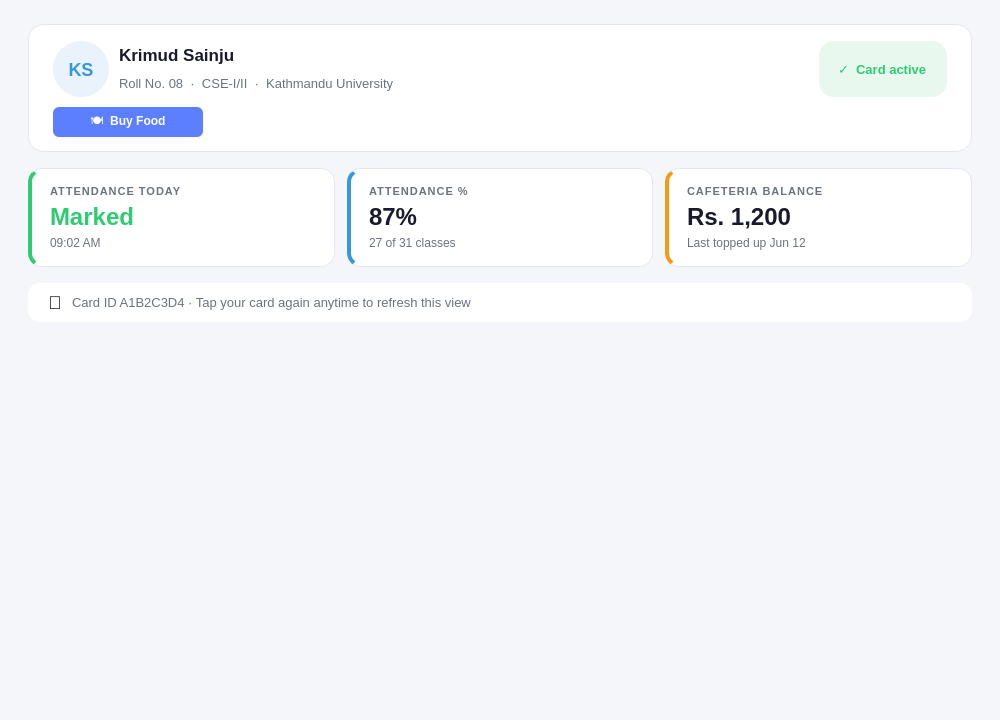
<?xml version="1.0" encoding="UTF-8"?>
<ui version="4.0">
 <class>StudentDashboardPage</class>
 <widget class="QWidget" name="StudentDashboardPage">
  <property name="geometry">
   <rect>
    <x>0</x>
    <y>0</y>
    <width>1000</width>
    <height>720</height>
   </rect>
  </property>
  <property name="windowTitle">
   <string>StudentDashboardPage</string>
  </property>
  <property name="styleSheet">
   <string notr="true">QWidget#StudentDashboardPage { background-color: #F5F6FA; }</string>
  </property>
  <layout class="QVBoxLayout" name="rootLayout">
   <property name="spacing">
    <number>16</number>
   </property>
   <property name="leftMargin">
    <number>28</number>
   </property>
   <property name="topMargin">
    <number>24</number>
   </property>
   <property name="rightMargin">
    <number>28</number>
   </property>
   <property name="bottomMargin">
    <number>24</number>
   </property>
   <item>
    <widget class="QStackedWidget" name="stackedWidget">
     <property name="currentIndex">
      <number>0</number>
     </property>
     <!-- ======== INFO PAGE (index 0) ======== -->
     <widget class="QWidget" name="infoPage">
      <layout class="QVBoxLayout" name="infoLayout">
       <property name="spacing">
        <number>16</number>
       </property>
       <property name="leftMargin">
        <number>0</number>
       </property>
       <property name="topMargin">
        <number>0</number>
       </property>
       <property name="rightMargin">
        <number>0</number>
       </property>
       <property name="bottomMargin">
        <number>0</number>
       </property>
       <item>
        <widget class="QFrame" name="profileCard">
         <property name="styleSheet">
          <string notr="true">QFrame#profileCard { background-color:#FFFFFF; border:1px solid #E5E7F0; border-radius:16px; }</string>
         </property>
         <layout class="QVBoxLayout" name="profileLayout">
          <property name="spacing">
           <number>10</number>
          </property>
          <property name="leftMargin">
           <number>24</number>
          </property>
          <property name="topMargin">
           <number>16</number>
          </property>
          <property name="rightMargin">
           <number>24</number>
          </property>
          <property name="bottomMargin">
           <number>14</number>
          </property>
          <item>
           <layout class="QHBoxLayout" name="profileTopRow">
            <item>
             <widget class="QLabel" name="labelAvatar">
              <property name="minimumSize">
               <size>
                <width>56</width>
                <height>56</height>
               </size>
              </property>
              <property name="maximumSize">
               <size>
                <width>56</width>
                <height>56</height>
               </size>
              </property>
              <property name="styleSheet">
               <string notr="true">background-color:#EAF3FC; color:#3498DB; border-radius:28px; font-size:18px; font-weight:600;</string>
              </property>
              <property name="text">
               <string>KS</string>
              </property>
              <property name="alignment">
               <set>Qt::AlignmentFlag::AlignCenter</set>
              </property>
             </widget>
            </item>
            <item>
             <layout class="QVBoxLayout" name="nameCol">
              <property name="spacing">
               <number>2</number>
              </property>
              <item>
               <widget class="QLabel" name="labelStudentName">
                <property name="styleSheet">
                 <string notr="true">color:#1A1A2E; font-size:17px; font-weight:600; background:transparent; border:none;</string>
                </property>
                <property name="text">
                 <string>Krimud Sainju</string>
                </property>
               </widget>
              </item>
              <item>
               <widget class="QLabel" name="labelStudentMeta">
                <property name="styleSheet">
                 <string notr="true">color:#6B7280; font-size:13px; background:transparent; border:none;</string>
                </property>
                <property name="text">
                 <string>Roll No. 08  ·  CSE-I/II  ·  Kathmandu University</string>
                </property>
               </widget>
              </item>
             </layout>
            </item>
            <item>
             <spacer name="profileSpacer">
              <property name="orientation">
               <enum>Qt::Orientation::Horizontal</enum>
              </property>
              <property name="sizeHint" stdset="0">
               <size>
                <width>40</width>
                <height>20</height>
               </size>
              </property>
             </spacer>
            </item>
            <item>
             <widget class="QLabel" name="labelCardStatus">
              <property name="styleSheet">
               <string notr="true">background-color:#E8F8EF; color:#2ECC71; border-radius:15px; padding:0 16px; font-size:13px; font-weight:600;</string>
              </property>
              <property name="text">
               <string>✓  Card active</string>
              </property>
             </widget>
            </item>
           </layout>
          </item>
          <item>
           <widget class="QPushButton" name="btnBuyFood">
            <property name="text">
             <string>🍽  Buy Food</string>
            </property>
            <property name="styleSheet">
             <string notr="true">QPushButton { background-color: #5B7FFF; color: white; border: none; border-radius: 6px; padding: 6px 12px; font-size: 12px; font-weight: 500; } QPushButton:hover { background-color: #4A6BE0; }</string>
            </property>
            <property name="cursor">
             <cursorShape>PointingHandCursor</cursorShape>
            </property>
            <property name="maximumSize">
             <size>
              <width>150</width>
              <height>30</height>
             </size>
            </property>
           </widget>
          </item>
         </layout>
        </widget>
       </item>
       <item>
        <layout class="QHBoxLayout" name="statRow">
         <property name="spacing">
          <number>12</number>
         </property>
         <item>
          <widget class="QFrame" name="statCardAttendanceToday">
           <property name="styleSheet">
            <string notr="true">QFrame#statCardAttendanceToday{background-color:#FFFFFF;border:1px solid #E5E7F0;border-radius:14px;border-left:4px solid #2ECC71;}</string>
           </property>
           <layout class="QVBoxLayout" name="sc1Layout">
            <property name="spacing">
             <number>5</number>
            </property>
            <property name="leftMargin">
             <number>18</number>
            </property>
            <property name="topMargin">
             <number>16</number>
            </property>
            <property name="rightMargin">
             <number>18</number>
            </property>
            <property name="bottomMargin">
             <number>16</number>
            </property>
            <item>
             <widget class="QLabel" name="sc1Label">
              <property name="styleSheet">
               <string notr="true">color:#6B7280; font-size:11px; font-weight:600; letter-spacing:1px; background:transparent; border:none;</string>
              </property>
              <property name="text">
               <string>ATTENDANCE TODAY</string>
              </property>
             </widget>
            </item>
            <item>
             <widget class="QLabel" name="sc1Value">
              <property name="styleSheet">
               <string notr="true">color:#2ECC71; font-size:24px; font-weight:700; background:transparent; border:none;</string>
              </property>
              <property name="text">
               <string>Marked</string>
              </property>
             </widget>
            </item>
            <item>
             <widget class="QLabel" name="sc1Sub">
              <property name="styleSheet">
               <string notr="true">color:#6B7280; font-size:12px; background:transparent; border:none;</string>
              </property>
              <property name="text">
               <string>09:02 AM</string>
              </property>
             </widget>
            </item>
           </layout>
          </widget>
         </item>
         <item>
          <widget class="QFrame" name="statCardAttendancePct">
           <property name="styleSheet">
            <string notr="true">QFrame#statCardAttendancePct{background-color:#FFFFFF;border:1px solid #E5E7F0;border-radius:14px;border-left:4px solid #3498DB;}</string>
           </property>
           <layout class="QVBoxLayout" name="sc2Layout">
            <property name="spacing">
             <number>5</number>
            </property>
            <property name="leftMargin">
             <number>18</number>
            </property>
            <property name="topMargin">
             <number>16</number>
            </property>
            <property name="rightMargin">
             <number>18</number>
            </property>
            <property name="bottomMargin">
             <number>16</number>
            </property>
            <item>
             <widget class="QLabel" name="sc2Label">
              <property name="styleSheet">
               <string notr="true">color:#6B7280; font-size:11px; font-weight:600; letter-spacing:1px; background:transparent; border:none;</string>
              </property>
              <property name="text">
               <string>ATTENDANCE %</string>
              </property>
             </widget>
            </item>
            <item>
             <widget class="QLabel" name="sc2Value">
              <property name="styleSheet">
               <string notr="true">color:#1A1A2E; font-size:24px; font-weight:700; background:transparent; border:none;</string>
              </property>
              <property name="text">
               <string>87%</string>
              </property>
             </widget>
            </item>
            <item>
             <widget class="QLabel" name="sc2Sub">
              <property name="styleSheet">
               <string notr="true">color:#6B7280; font-size:12px; background:transparent; border:none;</string>
              </property>
              <property name="text">
               <string>27 of 31 classes</string>
              </property>
             </widget>
            </item>
           </layout>
          </widget>
         </item>
         <item>
          <widget class="QFrame" name="statCardBalance">
           <property name="styleSheet">
            <string notr="true">QFrame#statCardBalance{background-color:#FFFFFF;border:1px solid #E5E7F0;border-radius:14px;border-left:4px solid #F39C12;}</string>
           </property>
           <layout class="QVBoxLayout" name="sc3Layout">
            <property name="spacing">
             <number>5</number>
            </property>
            <property name="leftMargin">
             <number>18</number>
            </property>
            <property name="topMargin">
             <number>16</number>
            </property>
            <property name="rightMargin">
             <number>18</number>
            </property>
            <property name="bottomMargin">
             <number>16</number>
            </property>
            <item>
             <widget class="QLabel" name="sc3Label">
              <property name="styleSheet">
               <string notr="true">color:#6B7280; font-size:11px; font-weight:600; letter-spacing:1px; background:transparent; border:none;</string>
              </property>
              <property name="text">
               <string>CAFETERIA BALANCE</string>
              </property>
             </widget>
            </item>
            <item>
             <widget class="QLabel" name="sc3Value">
              <property name="styleSheet">
               <string notr="true">color:#1A1A2E; font-size:24px; font-weight:700; background:transparent; border:none;</string>
              </property>
              <property name="text">
               <string>Rs. 1,200</string>
              </property>
             </widget>
            </item>
            <item>
             <widget class="QLabel" name="sc3Sub">
              <property name="styleSheet">
               <string notr="true">color:#6B7280; font-size:12px; background:transparent; border:none;</string>
              </property>
              <property name="text">
               <string>Last topped up Jun 12</string>
              </property>
             </widget>
            </item>
           </layout>
          </widget>
         </item>
        </layout>
       </item>
       <item>
        <widget class="QFrame" name="footerBar">
         <property name="styleSheet">
          <string notr="true">QFrame#footerBar{background-color:#FFFFFF;border-radius:12px;}</string>
         </property>
         <layout class="QHBoxLayout" name="footerLayout">
          <property name="spacing">
           <number>10</number>
          </property>
          <property name="leftMargin">
           <number>20</number>
          </property>
          <property name="rightMargin">
           <number>20</number>
          </property>
          <item>
           <widget class="QLabel" name="labelFooterIcon">
            <property name="styleSheet">
             <string notr="true">font-size:18px; background:transparent; border:none;</string>
            </property>
            <property name="text">
             <string>📶</string>
            </property>
           </widget>
          </item>
          <item>
           <widget class="QLabel" name="labelFooterText">
            <property name="styleSheet">
             <string notr="true">color:#6B7280; font-size:13px; background:transparent; border:none;</string>
            </property>
            <property name="text">
             <string>Card ID A1B2C3D4 · Tap your card again anytime to refresh this view</string>
            </property>
           </widget>
          </item>
          <item>
           <spacer>
            <property name="orientation">
             <enum>Qt::Orientation::Horizontal</enum>
            </property>
            <property name="sizeHint" stdset="0">
             <size>
              <width>40</width>
              <height>20</height>
             </size>
            </property>
           </spacer>
          </item>
         </layout>
        </widget>
       </item>
       <item>
        <spacer name="bottomSpacer">
         <property name="orientation">
          <enum>Qt::Orientation::Vertical</enum>
         </property>
         <property name="sizeHint" stdset="0">
          <size>
           <width>20</width>
           <height>10</height>
          </size>
         </property>
        </spacer>
       </item>
      </layout>
     </widget>
     <!-- ======== FOOD PURCHASE PAGE (index 1) ======== -->
     <widget class="QWidget" name="foodPage">
      <layout class="QVBoxLayout" name="foodLayout">
       <property name="spacing">
        <number>16</number>
       </property>
       <property name="leftMargin">
        <number>0</number>
       </property>
       <property name="topMargin">
        <number>0</number>
       </property>
       <property name="rightMargin">
        <number>0</number>
       </property>
       <property name="bottomMargin">
        <number>0</number>
       </property>
       <item>
        <widget class="QFrame" name="foodCard">
         <property name="styleSheet">
          <string notr="true">QFrame#foodCard { background-color:#FFFFFF; border:1px solid #E5E7F0; border-radius:16px; }</string>
         </property>
         <layout class="QVBoxLayout" name="foodCardLayout">
          <property name="spacing">
           <number>16</number>
          </property>
          <property name="leftMargin">
           <number>24</number>
          </property>
          <property name="topMargin">
           <number>24</number>
          </property>
          <property name="rightMargin">
           <number>24</number>
          </property>
          <property name="bottomMargin">
           <number>24</number>
          </property>
          <item>
           <widget class="QLabel" name="labelFoodTitle">
            <property name="styleSheet">
             <string notr="true">color:#1A1A2E; font-size:20px; font-weight:600; background:transparent; border:none;</string>
            </property>
            <property name="text">
             <string>🍽  Today's Meals</string>
            </property>
           </widget>
          </item>
          <item>
           <widget class="QTableWidget" name="tableTodayMeals">
            <property name="styleSheet">
             <string notr="true">QTableWidget { background-color: #F5F6FA; color: #1A1A2E; border: 1px solid #E5E7F0; border-radius: 8px; gridline-color: #EDEFF5; } QHeaderView::section { background-color: #FFFFFF; color: #6B7280; padding: 4px; border: none; } QTableWidget::item { padding: 6px; }</string>
            </property>
            <property name="columnCount">
             <number>3</number>
            </property>
            <attribute name="horizontalHeaderVisible">
             <bool>true</bool>
            </attribute>
            <attribute name="verticalHeaderVisible">
             <bool>false</bool>
            </attribute>
            <column>
             <property name="text">
              <string>Item</string>
             </property>
            </column>
            <column>
             <property name="text">
              <string>Time</string>
             </property>
            </column>
            <column>
             <property name="text">
              <string>Amount</string>
             </property>
            </column>
           </widget>
          </item>
          <item>
           <widget class="QLabel" name="labelFoodMessage">
            <property name="styleSheet">
             <string notr="true">color:#6B7280; font-size:14px; background:transparent; border:none;</string>
            </property>
            <property name="text">
             <string>No purchases today</string>
            </property>
           </widget>
          </item>
          <item>
           <layout class="QHBoxLayout" name="foodButtonRow">
            <item>
             <widget class="QPushButton" name="btnBackToInfo">
              <property name="text">
               <string>← Back</string>
              </property>
              <property name="styleSheet">
               <string notr="true">QPushButton { background: transparent; color: #6B7280; border: none; font-size: 14px; } QPushButton:hover { color: #1A1A2E; }</string>
              </property>
              <property name="cursor">
               <cursorShape>PointingHandCursor</cursorShape>
              </property>
             </widget>
            </item>
            <item>
             <spacer>
              <property name="orientation">
               <enum>Qt::Orientation::Horizontal</enum>
              </property>
              <property name="sizeHint" stdset="0">
               <size>
                <width>40</width>
                <height>20</height>
               </size>
              </property>
             </spacer>
            </item>
            <item>
             <widget class="QPushButton" name="btnPurchase">
              <property name="text">
               <string>Purchase (Rs. 100)</string>
              </property>
              <property name="styleSheet">
               <string notr="true">QPushButton { background-color: #2ECC71; color: #F5F6FA; border: none; border-radius: 8px; padding: 10px 24px; font-size: 14px; font-weight: 600; } QPushButton:hover { background-color: #27AE60; }</string>
              </property>
              <property name="cursor">
               <cursorShape>PointingHandCursor</cursorShape>
              </property>
             </widget>
            </item>
           </layout>
          </item>
         </layout>
        </widget>
       </item>
      </layout>
     </widget>
    </widget>
   </item>
  </layout>
 </widget>
 <resources/>
 <connections/>
</ui>
